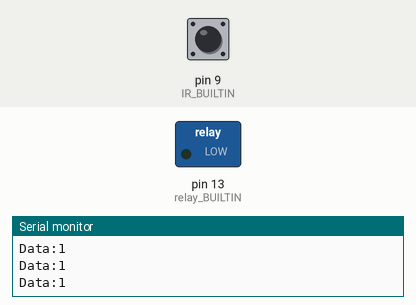
Recording of a sketch running on a simulated Arduino Uno, built with avr-gcc and run on an emulated ATmega328P. On the bench: switched loads named in the sketch (green lamp = pin HIGH), the last lines printed to the serial monitor. Inputs (shaded band) come from the test bench; at power-on: pin 9 (IR_BUILTIN) HIGH.

Above: at 1.2 s.
1.3 s: pin 9 (IR_BUILTIN) driven LOW
4.3 s: pin 9 (IR_BUILTIN) driven HIGH
At 4.6 s:
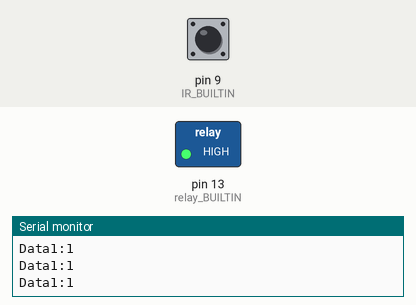
5.8 s: pin 9 (IR_BUILTIN) pulsed LOW 5 times (0.12 s each, 0.3 s apart)
At 8.4 s:
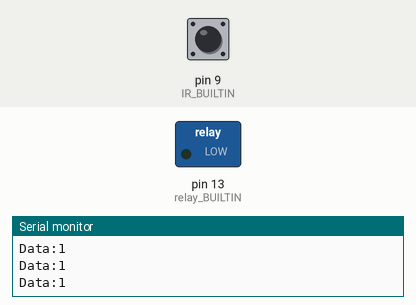
10.3 s: pin 9 (IR_BUILTIN) pulsed LOW 5 times (0.12 s each, 0.3 s apart)
At 13.0 s:
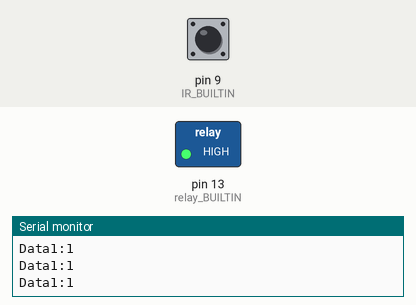
Timing chart, 0 to 14.5 s (numbered marks = the images above; inputs shaded):
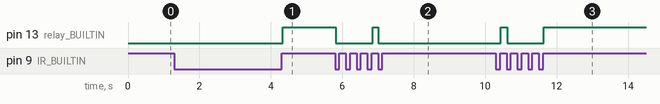

Measured:
- after the input at 4.3 s, pin 13 (relay_BUILTIN): LOW → HIGH at once
- after the input at 5.8 s, pin 13 (relay_BUILTIN): HIGH → LOW at once, → HIGH 1.0 s later, → LOW 0.17 s later
- after the input at 10.3 s, pin 13 (relay_BUILTIN): LOW → HIGH after 0.13 s, → LOW 0.18 s later, → HIGH 1.0 s later

The sketch:

PBL_Project.ino
```cpp
int IR_BUILTIN = 9;
int relay_BUILTIN = 13;
int flag = 0;


void setup() {
  // put your setup code here, to run once:
pinMode(IR_BUILTIN, INPUT);
pinMode(relay_BUILTIN, OUTPUT);
Serial.begin(9600);
}

void loop() {
  // put your main code here, to run repeatedly:
  if(flag == 1)
  {
      delay(1000);
      flag = 0;
  }
  int data;
  data = digitalRead(IR_BUILTIN);
  Serial.print("Data:");
  Serial.println(data);
  if(data == 0){
    lamp();
  }
//  else{
//    digitalWrite(relay_BUILTIN, LOW);
//  }
}

  void lamp(){
    delay(30);   //delay on start the component
    int data1;
    data1= digitalRead(IR_BUILTIN);
    while(data1== 1){
      data1 = digitalRead(IR_BUILTIN);
      Serial.print("Data1:");
      Serial.println(data1);
      digitalWrite(relay_BUILTIN, HIGH);
      if (data1 == 0){
        digitalWrite(relay_BUILTIN, LOW);
        flag = 1;
        break;
      }
    }
  }
```
